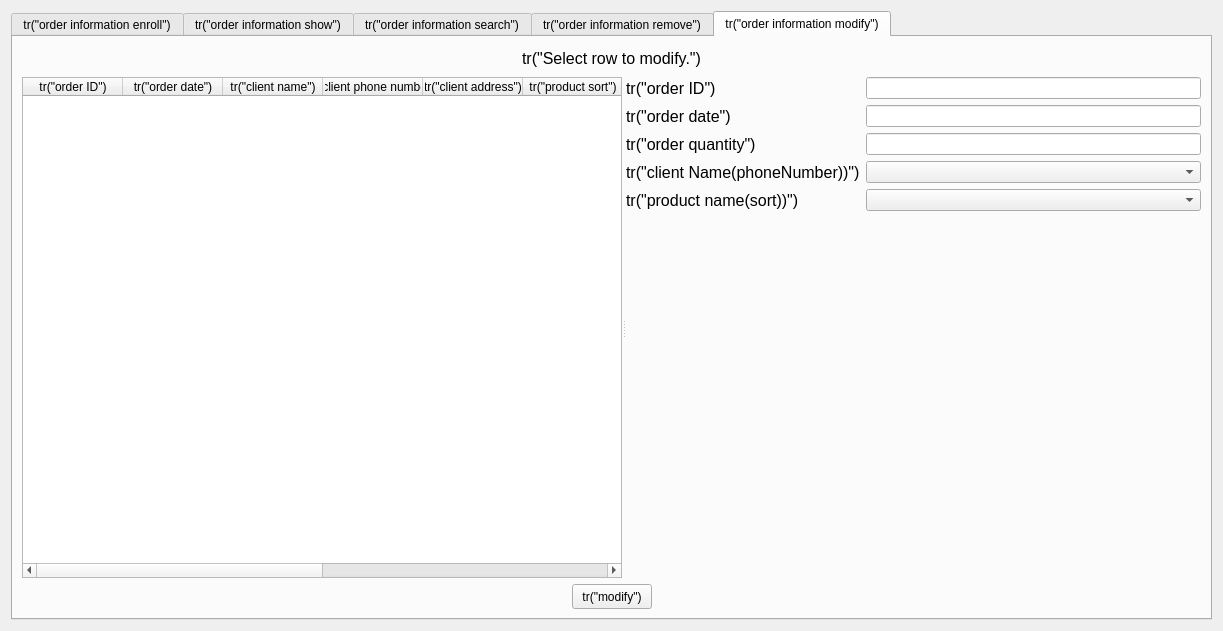
<?xml version="1.0" encoding="UTF-8"?>
<ui version="4.0">
 <class>OrderHandlerForm</class>
 <widget class="QWidget" name="OrderHandlerForm">
  <property name="geometry">
   <rect>
    <x>0</x>
    <y>0</y>
    <width>1223</width>
    <height>631</height>
   </rect>
  </property>
  <property name="windowTitle">
   <string>Form</string>
  </property>
  <layout class="QVBoxLayout" name="verticalLayout_12">
   <item>
    <widget class="QTabWidget" name="tabWidget">
     <property name="minimumSize">
      <size>
       <width>630</width>
       <height>340</height>
      </size>
     </property>
     <property name="currentIndex">
      <number>4</number>
     </property>
     <widget class="QWidget" name="orderInfoEnrollTab">
      <attribute name="title">
       <string>tr(&quot;order information enroll&quot;)</string>
      </attribute>
      <layout class="QVBoxLayout" name="verticalLayout_2">
       <item>
        <widget class="QLabel" name="infoLabel1">
         <property name="maximumSize">
          <size>
           <width>16777215</width>
           <height>25</height>
          </size>
         </property>
         <property name="font">
          <font>
           <pointsize>12</pointsize>
          </font>
         </property>
         <property name="text">
          <string>tr(&quot;Input order information to enroll.&quot;)</string>
         </property>
         <property name="alignment">
          <set>Qt::AlignCenter</set>
         </property>
         <property name="buddy">
          <cstring>orderDateLineEdit1</cstring>
         </property>
        </widget>
       </item>
       <item>
        <layout class="QVBoxLayout" name="verticalLayout">
         <item>
          <layout class="QGridLayout" name="gridLayout">
           <item row="0" column="0">
            <widget class="QLabel" name="orderDateLabel1">
             <property name="font">
              <font>
               <pointsize>12</pointsize>
              </font>
             </property>
             <property name="text">
              <string>tr(&quot;order date&quot;)</string>
             </property>
             <property name="buddy">
              <cstring>orderDateLineEdit1</cstring>
             </property>
            </widget>
           </item>
           <item row="0" column="1">
            <widget class="QLineEdit" name="orderDateLineEdit1"/>
           </item>
           <item row="1" column="0">
            <widget class="QLabel" name="orderQuantityLabel1">
             <property name="font">
              <font>
               <pointsize>12</pointsize>
              </font>
             </property>
             <property name="text">
              <string>tr(&quot;order quantity&quot;)</string>
             </property>
             <property name="buddy">
              <cstring>orderQuantityLineEdit1</cstring>
             </property>
            </widget>
           </item>
           <item row="1" column="1">
            <widget class="QLineEdit" name="orderQuantityLineEdit1"/>
           </item>
           <item row="2" column="0">
            <widget class="QLabel" name="clientIDLabel1">
             <property name="font">
              <font>
               <pointsize>12</pointsize>
              </font>
             </property>
             <property name="text">
              <string>tr(&quot;client ID&quot;)</string>
             </property>
            </widget>
           </item>
           <item row="2" column="1">
            <widget class="QComboBox" name="clientIDComboBox1"/>
           </item>
           <item row="3" column="0">
            <widget class="QLabel" name="productIDLabel1">
             <property name="font">
              <font>
               <pointsize>12</pointsize>
              </font>
             </property>
             <property name="text">
              <string>tr(&quot;product ID&quot;)</string>
             </property>
            </widget>
           </item>
           <item row="3" column="1">
            <widget class="QComboBox" name="productIDComboBox1"/>
           </item>
          </layout>
         </item>
         <item>
          <widget class="QTableWidget" name="tableWidget1">
           <property name="editTriggers">
            <set>QAbstractItemView::NoEditTriggers</set>
           </property>
           <column>
            <property name="text">
             <string>tr(&quot;order ID&quot;)</string>
            </property>
           </column>
           <column>
            <property name="text">
             <string>tr(&quot;order date&quot;)</string>
            </property>
           </column>
           <column>
            <property name="text">
             <string>tr(&quot;order quantity&quot;)</string>
            </property>
           </column>
           <column>
            <property name="text">
             <string>tr(&quot;client ID&quot;)</string>
            </property>
           </column>
           <column>
            <property name="text">
             <string>tr(&quot;product ID&quot;)</string>
            </property>
           </column>
          </widget>
         </item>
         <item>
          <layout class="QHBoxLayout" name="horizontalLayout">
           <item>
            <spacer name="horizontalSpacer_2">
             <property name="orientation">
              <enum>Qt::Horizontal</enum>
             </property>
             <property name="sizeHint" stdset="0">
              <size>
               <width>40</width>
               <height>20</height>
              </size>
             </property>
            </spacer>
           </item>
           <item>
            <widget class="QPushButton" name="enrollPushButton">
             <property name="text">
              <string>tr(&quot;enroll&quot;)</string>
             </property>
            </widget>
           </item>
           <item>
            <spacer name="horizontalSpacer_3">
             <property name="orientation">
              <enum>Qt::Horizontal</enum>
             </property>
             <property name="sizeHint" stdset="0">
              <size>
               <width>40</width>
               <height>20</height>
              </size>
             </property>
            </spacer>
           </item>
          </layout>
         </item>
        </layout>
       </item>
      </layout>
     </widget>
     <widget class="QWidget" name="orderInfoShowTab">
      <attribute name="title">
       <string>tr(&quot;order information show&quot;)</string>
      </attribute>
      <layout class="QVBoxLayout" name="verticalLayout_4">
       <item>
        <layout class="QVBoxLayout" name="verticalLayout_3">
         <item>
          <widget class="QLabel" name="infoLabel2">
           <property name="maximumSize">
            <size>
             <width>16777215</width>
             <height>25</height>
            </size>
           </property>
           <property name="font">
            <font>
             <pointsize>12</pointsize>
            </font>
           </property>
           <property name="text">
            <string>tr(&quot;Current order information&quot;)</string>
           </property>
           <property name="alignment">
            <set>Qt::AlignCenter</set>
           </property>
           <property name="buddy">
            <cstring>orderDateLineEdit1</cstring>
           </property>
          </widget>
         </item>
         <item>
          <widget class="QTableWidget" name="tableWidget2">
           <property name="editTriggers">
            <set>QAbstractItemView::NoEditTriggers</set>
           </property>
           <column>
            <property name="text">
             <string>tr(&quot;order ID&quot;)</string>
            </property>
           </column>
           <column>
            <property name="text">
             <string>tr(&quot;order date&quot;)</string>
            </property>
           </column>
           <column>
            <property name="text">
             <string>tr(&quot;client name&quot;)</string>
            </property>
           </column>
           <column>
            <property name="text">
             <string>tr(&quot;client phone number&quot;)</string>
            </property>
           </column>
           <column>
            <property name="text">
             <string>tr(&quot;client address&quot;)</string>
            </property>
           </column>
           <column>
            <property name="text">
             <string>tr(&quot;product sort&quot;)</string>
            </property>
           </column>
           <column>
            <property name="text">
             <string>tr(&quot;product name&quot;)</string>
            </property>
           </column>
           <column>
            <property name="text">
             <string>tr(&quot;product price&quot;)</string>
            </property>
           </column>
           <column>
            <property name="text">
             <string>tr(&quot;order quantity&quot;)</string>
            </property>
           </column>
           <column>
            <property name="text">
             <string>tr(&quot;total price&quot;)</string>
            </property>
           </column>
          </widget>
         </item>
         <item>
          <layout class="QHBoxLayout" name="horizontalLayout_2"/>
         </item>
        </layout>
       </item>
      </layout>
     </widget>
     <widget class="QWidget" name="orderInfoSearchTab">
      <attribute name="title">
       <string>tr(&quot;order information search&quot;)</string>
      </attribute>
      <layout class="QVBoxLayout" name="verticalLayout_6">
       <item>
        <layout class="QVBoxLayout" name="verticalLayout_5">
         <item>
          <widget class="QLabel" name="infoLabel3">
           <property name="maximumSize">
            <size>
             <width>16777215</width>
             <height>25</height>
            </size>
           </property>
           <property name="font">
            <font>
             <pointsize>12</pointsize>
            </font>
           </property>
           <property name="text">
            <string>tr(&quot;Input order ID to search.&quot;)</string>
           </property>
           <property name="alignment">
            <set>Qt::AlignCenter</set>
           </property>
           <property name="buddy">
            <cstring>orderDateLineEdit1</cstring>
           </property>
          </widget>
         </item>
         <item>
          <spacer name="verticalSpacer_4">
           <property name="orientation">
            <enum>Qt::Vertical</enum>
           </property>
           <property name="sizeType">
            <enum>QSizePolicy::Fixed</enum>
           </property>
           <property name="sizeHint" stdset="0">
            <size>
             <width>20</width>
             <height>17</height>
            </size>
           </property>
          </spacer>
         </item>
         <item>
          <widget class="QLineEdit" name="searchLineEdit"/>
         </item>
         <item>
          <spacer name="verticalSpacer_5">
           <property name="orientation">
            <enum>Qt::Vertical</enum>
           </property>
           <property name="sizeType">
            <enum>QSizePolicy::Fixed</enum>
           </property>
           <property name="sizeHint" stdset="0">
            <size>
             <width>20</width>
             <height>13</height>
            </size>
           </property>
          </spacer>
         </item>
         <item>
          <widget class="QTableWidget" name="tableWidget3">
           <property name="editTriggers">
            <set>QAbstractItemView::NoEditTriggers</set>
           </property>
           <column>
            <property name="text">
             <string>tr(&quot;order ID&quot;)</string>
            </property>
           </column>
           <column>
            <property name="text">
             <string>tr(&quot;order date&quot;)</string>
            </property>
           </column>
           <column>
            <property name="text">
             <string>tr(&quot;client name&quot;)</string>
            </property>
           </column>
           <column>
            <property name="text">
             <string>tr(&quot;client phone number&quot;)</string>
            </property>
           </column>
           <column>
            <property name="text">
             <string>tr(&quot;client address&quot;)</string>
            </property>
           </column>
           <column>
            <property name="text">
             <string>tr(&quot;product sort&quot;)</string>
            </property>
           </column>
           <column>
            <property name="text">
             <string>tr(&quot;product name&quot;)</string>
            </property>
           </column>
           <column>
            <property name="text">
             <string>tr(&quot;product price&quot;)</string>
            </property>
           </column>
           <column>
            <property name="text">
             <string>tr(&quot;order quantity&quot;)</string>
            </property>
           </column>
           <column>
            <property name="text">
             <string>tr(&quot;total price&quot;)</string>
            </property>
           </column>
          </widget>
         </item>
         <item>
          <layout class="QHBoxLayout" name="horizontalLayout_4">
           <item>
            <spacer name="horizontalSpacer_10">
             <property name="orientation">
              <enum>Qt::Horizontal</enum>
             </property>
             <property name="sizeHint" stdset="0">
              <size>
               <width>40</width>
               <height>20</height>
              </size>
             </property>
            </spacer>
           </item>
           <item>
            <widget class="QPushButton" name="searchPushButton">
             <property name="text">
              <string>tr(&quot;search&quot;)</string>
             </property>
            </widget>
           </item>
           <item>
            <spacer name="horizontalSpacer_12">
             <property name="orientation">
              <enum>Qt::Horizontal</enum>
             </property>
             <property name="sizeHint" stdset="0">
              <size>
               <width>40</width>
               <height>20</height>
              </size>
             </property>
            </spacer>
           </item>
          </layout>
         </item>
        </layout>
       </item>
      </layout>
     </widget>
     <widget class="QWidget" name="orderInfoRemoveTab">
      <attribute name="title">
       <string>tr(&quot;order information remove&quot;)</string>
      </attribute>
      <layout class="QVBoxLayout" name="verticalLayout_8">
       <item>
        <layout class="QVBoxLayout" name="verticalLayout_7">
         <item>
          <widget class="QLabel" name="infoLabel4">
           <property name="maximumSize">
            <size>
             <width>16777215</width>
             <height>25</height>
            </size>
           </property>
           <property name="font">
            <font>
             <pointsize>12</pointsize>
            </font>
           </property>
           <property name="text">
            <string>tr(&quot;Select row to remove.&quot;)</string>
           </property>
           <property name="alignment">
            <set>Qt::AlignCenter</set>
           </property>
           <property name="buddy">
            <cstring>orderDateLineEdit1</cstring>
           </property>
          </widget>
         </item>
         <item>
          <widget class="QTableWidget" name="tableWidget4">
           <property name="editTriggers">
            <set>QAbstractItemView::NoEditTriggers</set>
           </property>
           <column>
            <property name="text">
             <string>tr(&quot;order ID&quot;)</string>
            </property>
           </column>
           <column>
            <property name="text">
             <string>tr(&quot;order date&quot;)</string>
            </property>
           </column>
           <column>
            <property name="text">
             <string>tr(&quot;client name&quot;)</string>
            </property>
           </column>
           <column>
            <property name="text">
             <string>tr(&quot;client phone number&quot;)</string>
            </property>
           </column>
           <column>
            <property name="text">
             <string>tr(&quot;client address&quot;)</string>
            </property>
           </column>
           <column>
            <property name="text">
             <string>tr(&quot;product sort&quot;)</string>
            </property>
           </column>
           <column>
            <property name="text">
             <string>tr(&quot;product name&quot;)</string>
            </property>
           </column>
           <column>
            <property name="text">
             <string>tr(&quot;product price&quot;)</string>
            </property>
           </column>
           <column>
            <property name="text">
             <string>tr(&quot;order quantity&quot;)</string>
            </property>
           </column>
           <column>
            <property name="text">
             <string>tr(&quot;total price&quot;)</string>
            </property>
           </column>
          </widget>
         </item>
         <item>
          <layout class="QHBoxLayout" name="horizontalLayout_3">
           <item>
            <spacer name="horizontalSpacer_7">
             <property name="orientation">
              <enum>Qt::Horizontal</enum>
             </property>
             <property name="sizeHint" stdset="0">
              <size>
               <width>40</width>
               <height>20</height>
              </size>
             </property>
            </spacer>
           </item>
           <item>
            <widget class="QPushButton" name="removePushButton">
             <property name="text">
              <string>tr(&quot;remove&quot;)</string>
             </property>
            </widget>
           </item>
           <item>
            <spacer name="horizontalSpacer_16">
             <property name="orientation">
              <enum>Qt::Horizontal</enum>
             </property>
             <property name="sizeHint" stdset="0">
              <size>
               <width>40</width>
               <height>20</height>
              </size>
             </property>
            </spacer>
           </item>
          </layout>
         </item>
        </layout>
       </item>
      </layout>
     </widget>
     <widget class="QWidget" name="orderInfoModifyTab">
      <attribute name="title">
       <string>tr(&quot;order information modify&quot;)</string>
      </attribute>
      <layout class="QVBoxLayout" name="verticalLayout_11">
       <item>
        <layout class="QVBoxLayout" name="verticalLayout_10">
         <item>
          <widget class="QLabel" name="infoLabel5">
           <property name="maximumSize">
            <size>
             <width>16777215</width>
             <height>25</height>
            </size>
           </property>
           <property name="font">
            <font>
             <pointsize>12</pointsize>
            </font>
           </property>
           <property name="text">
            <string>tr(&quot;Select row to modify.&quot;)</string>
           </property>
           <property name="alignment">
            <set>Qt::AlignCenter</set>
           </property>
           <property name="buddy">
            <cstring>orderDateLineEdit1</cstring>
           </property>
          </widget>
         </item>
         <item>
          <widget class="QSplitter" name="splitter">
           <property name="orientation">
            <enum>Qt::Horizontal</enum>
           </property>
           <widget class="QTableWidget" name="tableWidget5">
            <property name="minimumSize">
             <size>
              <width>600</width>
              <height>470</height>
             </size>
            </property>
            <property name="horizontalScrollBarPolicy">
             <enum>Qt::ScrollBarAlwaysOn</enum>
            </property>
            <property name="editTriggers">
             <set>QAbstractItemView::NoEditTriggers</set>
            </property>
            <column>
             <property name="text">
              <string>tr(&quot;order ID&quot;)</string>
             </property>
            </column>
            <column>
             <property name="text">
              <string>tr(&quot;order date&quot;)</string>
             </property>
            </column>
            <column>
             <property name="text">
              <string>tr(&quot;client name&quot;)</string>
             </property>
            </column>
            <column>
             <property name="text">
              <string>tr(&quot;client phone number&quot;)</string>
             </property>
            </column>
            <column>
             <property name="text">
              <string>tr(&quot;client address&quot;)</string>
             </property>
            </column>
            <column>
             <property name="text">
              <string>tr(&quot;product sort&quot;)</string>
             </property>
            </column>
            <column>
             <property name="text">
              <string>tr(&quot;product name&quot;)</string>
             </property>
            </column>
            <column>
             <property name="text">
              <string>tr(&quot;product price&quot;)</string>
             </property>
            </column>
            <column>
             <property name="text">
              <string>tr(&quot;order quantity&quot;)</string>
             </property>
            </column>
            <column>
             <property name="text">
              <string>tr(&quot;total price&quot;)</string>
             </property>
            </column>
           </widget>
           <widget class="QWidget" name="layoutWidget">
            <layout class="QVBoxLayout" name="verticalLayout_9">
             <item>
              <layout class="QGridLayout" name="gridLayout_2">
               <item row="0" column="0">
                <widget class="QLabel" name="orderIDLabel">
                 <property name="font">
                  <font>
                   <pointsize>12</pointsize>
                  </font>
                 </property>
                 <property name="text">
                  <string>tr(&quot;order ID&quot;)</string>
                 </property>
                 <property name="buddy">
                  <cstring>orderQuantityLineEdit1</cstring>
                 </property>
                </widget>
               </item>
               <item row="0" column="1">
                <widget class="QLineEdit" name="orderIDLineEdit">
                 <property name="readOnly">
                  <bool>true</bool>
                 </property>
                </widget>
               </item>
               <item row="1" column="0">
                <widget class="QLabel" name="orderDateLabel2">
                 <property name="font">
                  <font>
                   <pointsize>12</pointsize>
                  </font>
                 </property>
                 <property name="text">
                  <string>tr(&quot;order date&quot;)</string>
                 </property>
                </widget>
               </item>
               <item row="1" column="1">
                <widget class="QLineEdit" name="orderDateLineEdit2"/>
               </item>
               <item row="2" column="0">
                <widget class="QLabel" name="orderDateLabel2_2">
                 <property name="font">
                  <font>
                   <pointsize>12</pointsize>
                  </font>
                 </property>
                 <property name="text">
                  <string>tr(&quot;order quantity&quot;)</string>
                 </property>
                </widget>
               </item>
               <item row="2" column="1">
                <widget class="QLineEdit" name="orderQuantityLineEdit2"/>
               </item>
               <item row="3" column="0">
                <widget class="QLabel" name="clientInfoLabel">
                 <property name="font">
                  <font>
                   <pointsize>12</pointsize>
                  </font>
                 </property>
                 <property name="text">
                  <string>tr(&quot;client Name(phoneNumber))&quot;)</string>
                 </property>
                </widget>
               </item>
               <item row="3" column="1">
                <widget class="QComboBox" name="clientInfoComboBox"/>
               </item>
               <item row="4" column="0">
                <widget class="QLabel" name="productInfoLabel">
                 <property name="font">
                  <font>
                   <pointsize>12</pointsize>
                  </font>
                 </property>
                 <property name="text">
                  <string>tr(&quot;product name(sort))&quot;)</string>
                 </property>
                </widget>
               </item>
               <item row="4" column="1">
                <widget class="QComboBox" name="productInfoComboBox"/>
               </item>
              </layout>
             </item>
             <item>
              <spacer name="verticalSpacer">
               <property name="orientation">
                <enum>Qt::Vertical</enum>
               </property>
               <property name="sizeHint" stdset="0">
                <size>
                 <width>20</width>
                 <height>40</height>
                </size>
               </property>
              </spacer>
             </item>
            </layout>
           </widget>
          </widget>
         </item>
         <item>
          <layout class="QHBoxLayout" name="horizontalLayout_5">
           <item>
            <spacer name="horizontalSpacer_13">
             <property name="orientation">
              <enum>Qt::Horizontal</enum>
             </property>
             <property name="sizeHint" stdset="0">
              <size>
               <width>40</width>
               <height>20</height>
              </size>
             </property>
            </spacer>
           </item>
           <item>
            <widget class="QPushButton" name="modifyPushButton">
             <property name="maximumSize">
              <size>
               <width>16777215</width>
               <height>25</height>
              </size>
             </property>
             <property name="text">
              <string>tr(&quot;modify&quot;)</string>
             </property>
            </widget>
           </item>
           <item>
            <spacer name="horizontalSpacer_15">
             <property name="orientation">
              <enum>Qt::Horizontal</enum>
             </property>
             <property name="sizeType">
              <enum>QSizePolicy::Expanding</enum>
             </property>
             <property name="sizeHint" stdset="0">
              <size>
               <width>40</width>
               <height>20</height>
              </size>
             </property>
            </spacer>
           </item>
          </layout>
         </item>
        </layout>
       </item>
      </layout>
     </widget>
    </widget>
   </item>
  </layout>
 </widget>
 <resources/>
 <connections/>
</ui>
